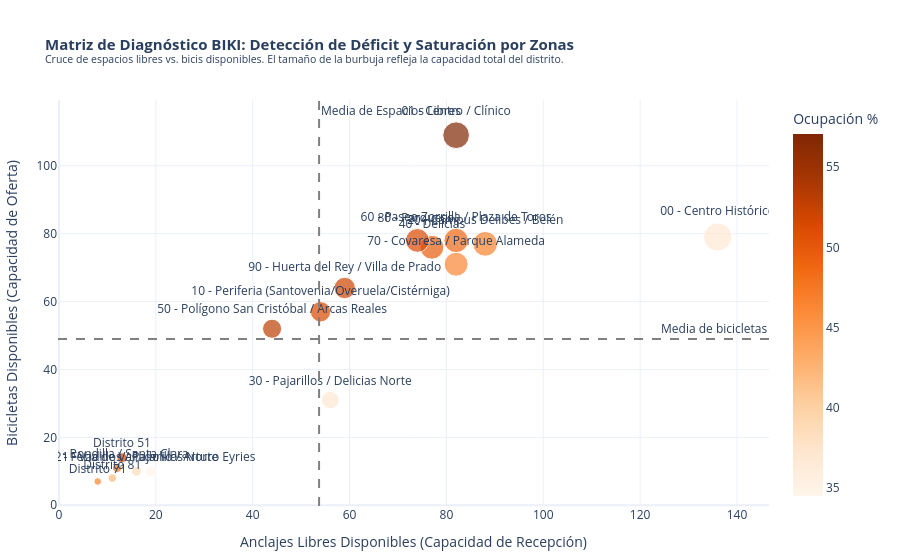

The notebook cell saved with this chart:
### Code cell
#Representación gráfica: heatmapdispersión cuadrante (plotly) 

import plotly.express as px
import numpy as np

#Ordenar datos de la celda anterior
media_bicis = analizar_zonas["NÚMERO BICICLETAS"].mean()
media_libres = analizar_zonas["ESPACIOS LIBRES"].mean()

#Gráfico de dispersión interactivo 
fig_diagnostico = px.scatter(
    analizar_zonas,
    x="ESPACIOS LIBRES",
    y="NÚMERO BICICLETAS",
    text="Barrio",
    size="TOTAL",
    color="%Ocupacion",
    color_continuous_scale=px.colors.sequential.Oranges,
    title=(
        "<b>Matriz de Diagnóstico BIKI: Detección de Déficit y Saturación por Zonas</b>"
        "<br><sup>Cruce de espacios libres vs. bicis disponibles. "
        "El tamaño de la burbuja refleja la capacidad total del distrito.</sup>"
    ),
    labels={
        "ESPACIOS LIBRES": "Anclajes Libres Disponibles (Capacidad de Recepción)",
        "NÚMERO BICICLETAS": "Bicicletas Disponibles (Capacidad de Oferta)",
        "%Ocupacion": "Ocupación (%)",
    },
    hover_name="Barrio",
)

#Líneas de cuadrante
fig_diagnostico.add_vline(
    x=media_libres,
    line_dash="dash",
    line_color="gray",
    annotation_text="Media de Espacios Libres"
)
fig_diagnostico.add_hline(
    y=media_bicis,
    line_dash="dash",
    line_color="gray",
    annotation_text="Media de bicicletas"
)
fig_diagnostico.update_layout(
    template="plotly_white",
    title_font_size=15,
    coloraxis_showscale=True,
    coloraxis_colorbar=dict(title="Ocupación %"),
    margin=dict(l=50, r=50, t=100, b=50),
)

fig_diagnostico.update_traces(textposition="top center")
fig_diagnostico.show()

### Figure 1 — Plotly figure (JSON) as saved in the notebook; plotly's stock layout.template omitted (floating-point values rounded to 4 significant figures)
{"data": [{"hovertemplate": "<b>%{hovertext}</b><br><br>Anclajes Libres Disponibles (Capacidad de Recepción)=%{x}<br>Bicicletas Disponibles (Capacidad de Oferta)=%{y}<br>TOTAL=%{marker.size}<br>Barrio=%{text}<br>Ocupación (%)=%{marker.color}<extra></extra>", "hovertext": ["91 - Feria de Valladolid / Arturo Eyries", "00 - Centro Histórico", "30 - Pajarillos / Delicias Norte", "21 - Vadillos / Pajarillos Norte", "Distrito 81", "70 - Covaresa / Parque Alameda", "Distrito 71", "20 - Campus Delibes / Belén", "02 - Rondilla / Santa Clara", "60 - Paseo Zorrilla / Plaza de Toros", "40 - Delicias", "80 - Parquesol", "10 - Periferia (Santovenia/Overuela/Cistérniga)", "Distrito 51", "90 - Huerta del Rey / Villa de Prado", "50 - Polígono San Cristóbal / Arcas Reales", "01 - Centro / Clínico"], "legendgroup": "", "marker": {"color": [34.48, 36.74, 36.9, 38.46, 42.11, 46.41, 46.67, 46.67, 47.83, 48.75, 49.67, 51.32, 51.35, 51.85, 52.03, 53.06, 57.07], "coloraxis": "coloraxis", "size": [29, 215, 84, 26, 19, 153, 15, 165, 23, 160, 153, 152, 111, 27, 123, 98, 191], "sizemode": "area", "sizeref": 0.5375, "symbol": "circle"}, "mode": "markers+text", "name": "", "orientation": "v", "showlegend": false, "text": ["91 - Feria de Valladolid / Arturo Eyries", "00 - Centro Histórico", "30 - Pajarillos / Delicias Norte", "21 - Vadillos / Pajarillos Norte", "Distrito 81", "70 - Covaresa / Parque Alameda", "Distrito 71", "20 - Campus Delibes / Belén", "02 - Rondilla / Santa Clara", "60 - Paseo Zorrilla / Plaza de Toros", "40 - Delicias", "80 - Parquesol", "10 - Periferia (Santovenia/Overuela/Cistérniga)", "Distrito 51", "90 - Huerta del Rey / Villa de Prado", "50 - Polígono San Cristóbal / Arcas Reales", "01 - Centro / Clínico"], "textposition": "top center", "type": "scatter", "x": [19, 136, 56, 16, 11, 82, 8, 88, 12, 82, 77, 74, 54, 13, 59, 44, 82], "xaxis": "x", "y": [10, 79, 31, 10, 8, 71, 7, 77, 11, 78, 76, 78, 57, 14, 64, 52, 109], "yaxis": "y"}], "layout": {"annotations": [{"showarrow": false, "text": "Media de Espacios Libres", "x": 53.71, "xanchor": "left", "xref": "x", "y": 1, "yanchor": "top", "yref": "y domain"}, {"showarrow": false, "text": "Media de bicicletas", "x": 1, "xanchor": "right", "xref": "x domain", "y": 48.94, "yanchor": "bottom", "yref": "y"}], "coloraxis": {"autocolorscale": false, "colorbar": {"title": {"text": "Ocupación %"}}, "colorscale": [[0, "rgb(255,245,235)"], [0.125, "rgb(254,230,206)"], [0.25, "rgb(253,208,162)"], [0.375, "rgb(253,174,107)"], [0.5, "rgb(253,141,60)"], [0.625, "rgb(241,105,19)"], [0.75, "rgb(217,72,1)"], [0.875, "rgb(166,54,3)"], [1, "rgb(127,39,4)"]], "showscale": true}, "legend": {"itemsizing": "constant", "tracegroupgap": 0}, "margin": {"b": 50, "l": 50, "r": 50, "t": 100}, "shapes": [{"line": {"color": "gray", "dash": "dash"}, "type": "line", "x0": 53.71, "x1": 53.71, "xref": "x", "y0": 0, "y1": 1, "yref": "y domain"}, {"line": {"color": "gray", "dash": "dash"}, "type": "line", "x0": 0, "x1": 1, "xref": "x domain", "y0": 48.94, "y1": 48.94, "yref": "y"}], "title": {"font": {"size": 15}, "text": "<b>Matriz de Diagnóstico BIKI: Detección de Déficit y Saturación por Zonas</b><br><sup>Cruce de espacios libres vs. bicis disponibles. El tamaño de la burbuja refleja la capacidad total del distrito.</sup>"}, "xaxis": {"anchor": "y", "domain": [0, 1], "title": {"text": "Anclajes Libres Disponibles (Capacidad de Recepción)"}}, "yaxis": {"anchor": "x", "domain": [0, 1], "title": {"text": "Bicicletas Disponibles (Capacidad de Oferta)"}}}}
